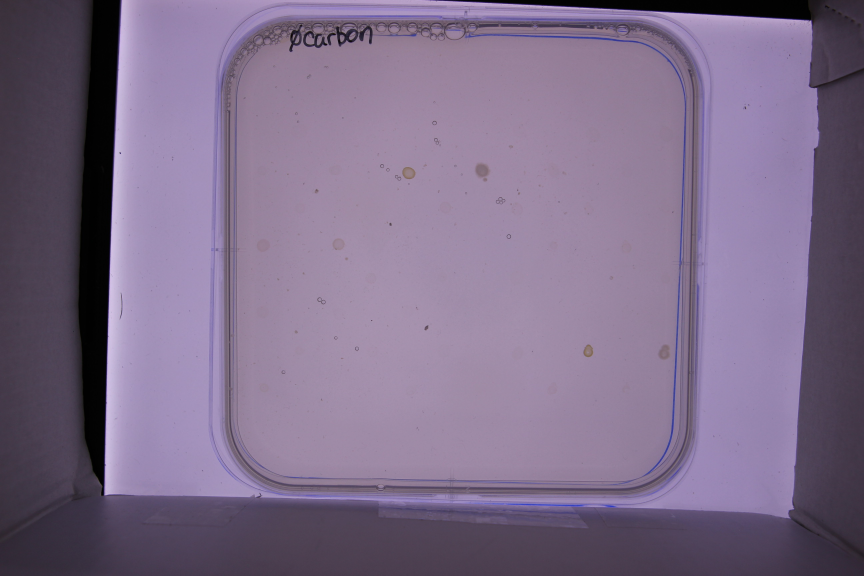
#> input picture data/blank-1.JPG, 2592 x 1728 px (shown at 1/3 size)
$ python -i image_processing.py   (imports and definitions only)
#> lines starting #> are read from the running program, lines starting #| are printed output that depends on the picture; after the words box and inside, x2 and y2 are one past the last pixel; in counts of white or black regions, pixels touching at a corner belong together
#> further down, picture is the input picture: shape (1728, 2592, 3); mean B, G, R 137.3, 109.4, 125.8
import os
import datetime
import math
import numpy as np
import pandas as pd
import matplotlib.pyplot as plt
import matplotlib.patches as mpatches

import cv2

from skimage.color import rgb2gray, label2rgb
from skimage.morphology import disk
from skimage.exposure import rescale_intensity
from skimage.morphology import remove_small_objects
from skimage.filters import threshold_multiotsu, gaussian, threshold_local, sobel
from skimage.segmentation import clear_border, watershed
from skimage.morphology import black_tophat, white_tophat
from skimage.measure import label, regionprops

from scipy import ndimage as ndi

MIN_AREA_LABEL = 200  # minimum area of a colony to be labelled

# [61 lines left out: functions remove_background, region_based_segmentation, threshold_based_segmentation, not called in this run]

def simple_preprocess(arr: np.ndarray, debug=False, *args, **kwargs):
    """Faster processing functions"""
#> called with debug = False
    images_to_show = dict()

    gray = cv2.cvtColor(arr, cv2.COLOR_BGR2GRAY)
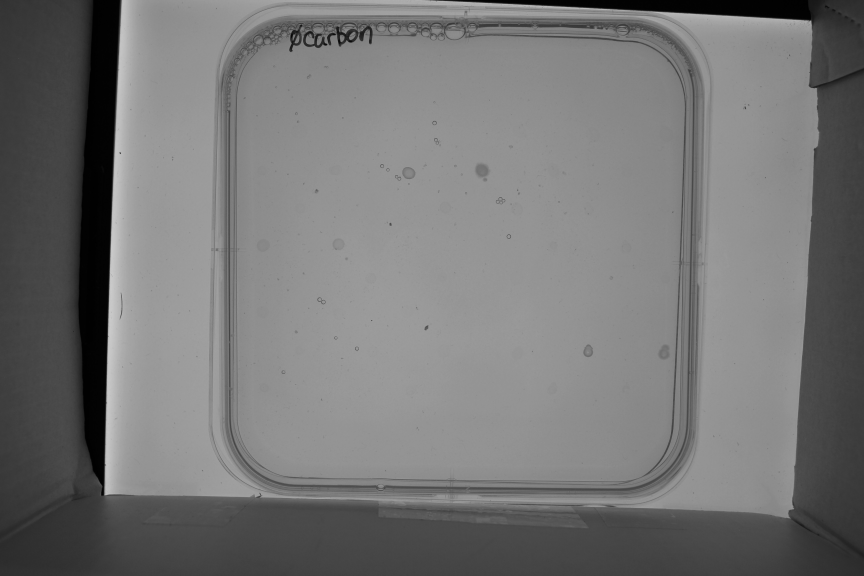
#> gray: shape (1728, 2592) (shown at 1/3 size); min 0, max 205, mean 117.5
    #eq = cv2.equalizeHist(gray)
    clahe = cv2.createCLAHE(clipLimit=2.0, tileGridSize=(8,8))
    cl1 = clahe.apply(gray)
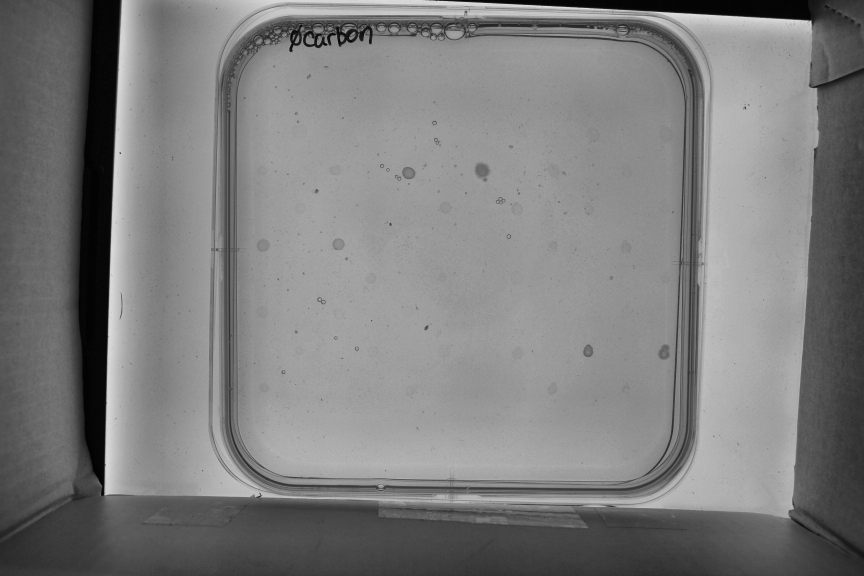
#> cl1: shape (1728, 2592) (shown at 1/3 size); min 0, max 229, mean 125.2

    thresh, ret = cv2.threshold(cl1, 0, cl1.max(), cv2.THRESH_BINARY_INV+cv2.THRESH_OTSU)
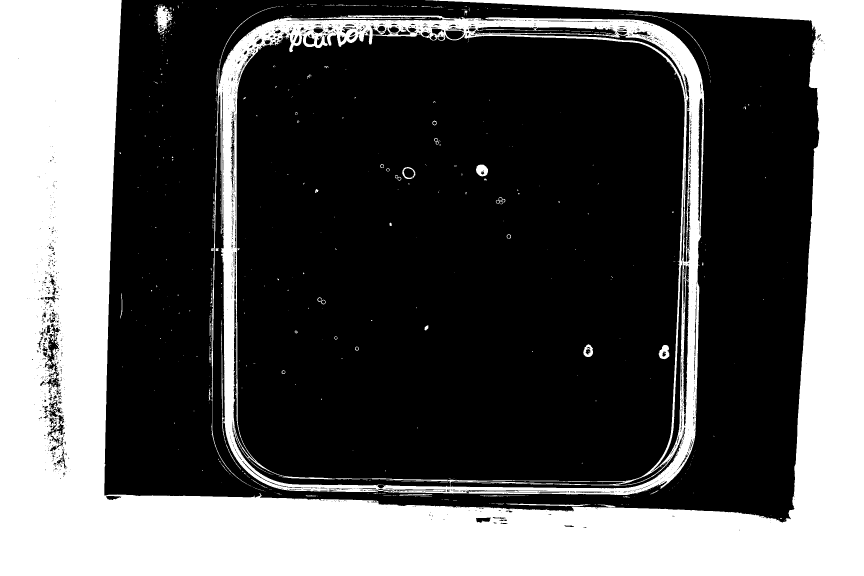
#> ret: shape (1728, 2592) (shown at 1/3 size); values 0 (black) and 229 (white), 34.7% white; 864 white regions (780 under 20 px), largest, box (x1, y1, x2, y2) and area: (0, 0, 2592, 1728) 1341386, (633, 20, 2113, 1485) 200422, (467, 16, 518, 102) 2170
#> thresh = 112
    cleared = clear_border(ret)
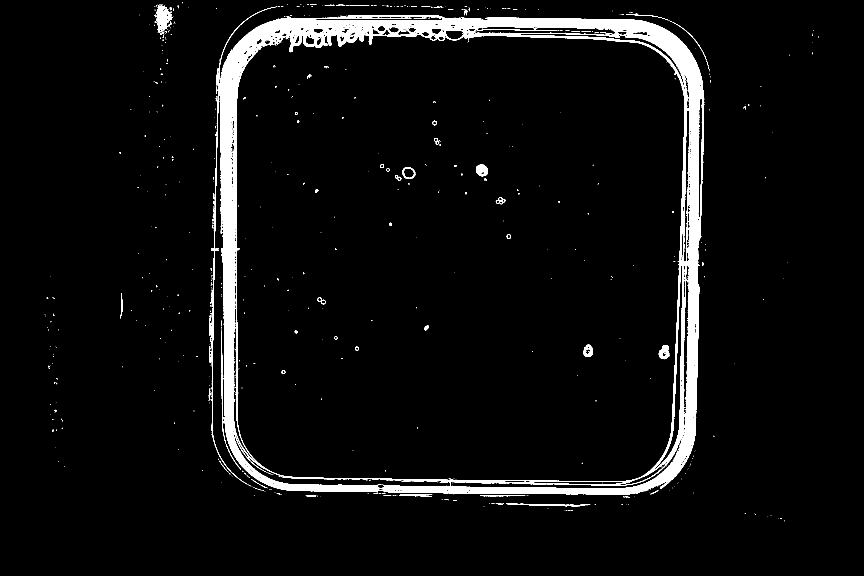
#> cleared: shape (1728, 2592) (shown at 1/3 size); values 0 (black) and 229 (white), 4.8% white; 863 white regions (780 under 20 px), largest, box (x1, y1, x2, y2) and area: (633, 20, 2113, 1485) 200422, (467, 16, 518, 102) 2170, (1428, 494, 1464, 529) 926
    final = remove_small_objects(cleared)

    if debug:
        os.makedirs("debug", exist_ok=True)
        today = datetime.datetime.now().strftime("%Y%m%d_%H%M%S")

        images_to_show["Original"] = arr
        #images_to_show["Equalized"] = eq
        images_to_show["CLAHE"] = cl1

        images_to_show["Binary Segmentation"] = ret
        images_to_show["Cleared Border"] = cleared
        images_to_show["Removed Small Objects"] = final

        fig, axs = plt.subplots(1, len(images_to_show), figsize=(16, 4))
        for i,img in enumerate(images_to_show.keys()):
            axs[i].imshow(images_to_show[img], cmap="gray")
            axs[i].set_title(img)

        plt.tight_layout()
        plt.savefig(f"debug/{today}_preprocess.png")
        plt.close(fig)


    return final


# [90 lines left out: functions preprocess_arr, label_colonies, get_selected_properties, not called in this run]

>>> import cv2
>>> picture = cv2.imread('../data/blank-1.JPG')
>>> result = simple_preprocess(picture)

$ run again, on data/fructose-1.JPG
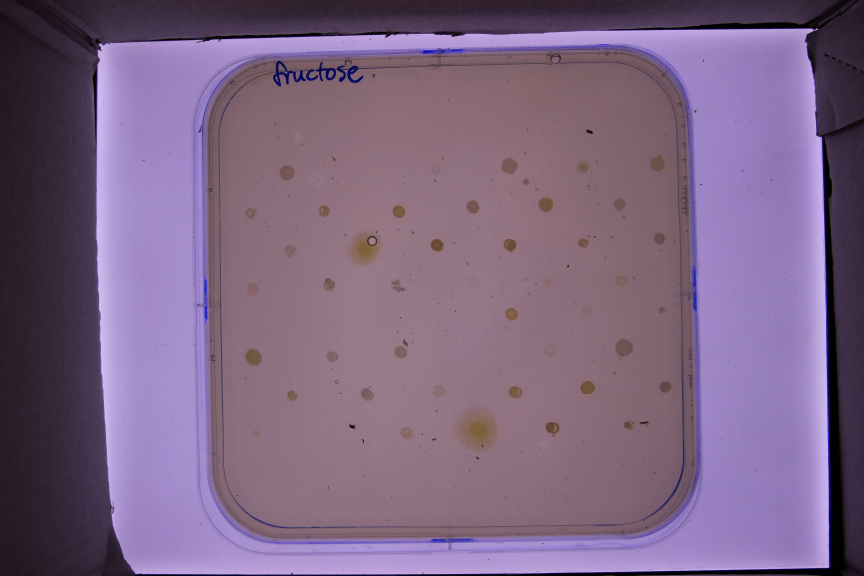
#> input picture data/fructose-1.JPG, 2592 x 1728 px (shown at 1/3 size)
#> picture is the input picture: shape (1728, 2592, 3); mean B, G, R 130.8, 101.1, 124.9
#> in simple_preprocess, `thresh, ret = cv2.threshold(cl1, 0, cl1.max(), cv2.THRESH_BINARY_INV+c..`:
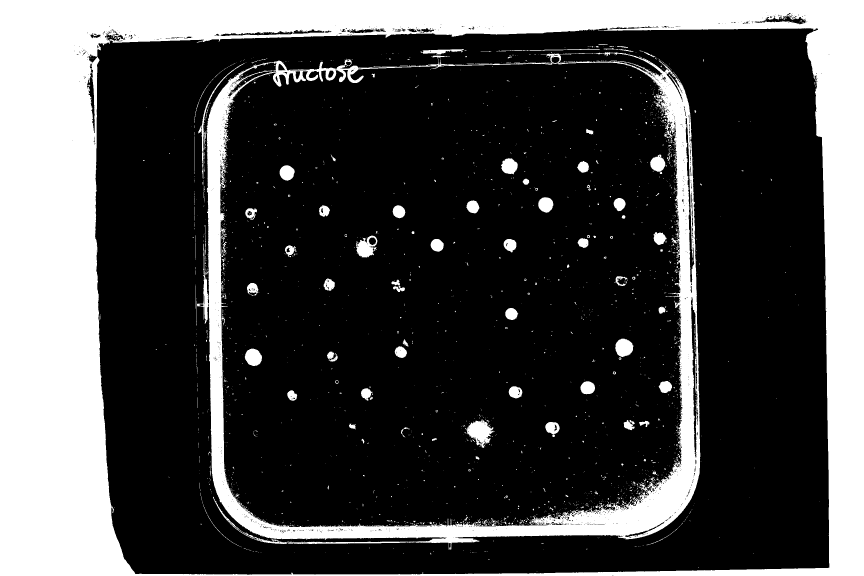
#> ret: shape (1728, 2592) (shown at 1/3 size); values 0 (black) and 237 (white), 27.7% white; 2501 white regions (2297 under 20 px), largest, box (x1, y1, x2, y2) and area: (0, 0, 2592, 1728) 973196, (591, 157, 2101, 1649) 209790, (1399, 1261, 1480, 1344) 3773
#> thresh = 101
#> in simple_preprocess, `cleared = clear_border(ret)`:
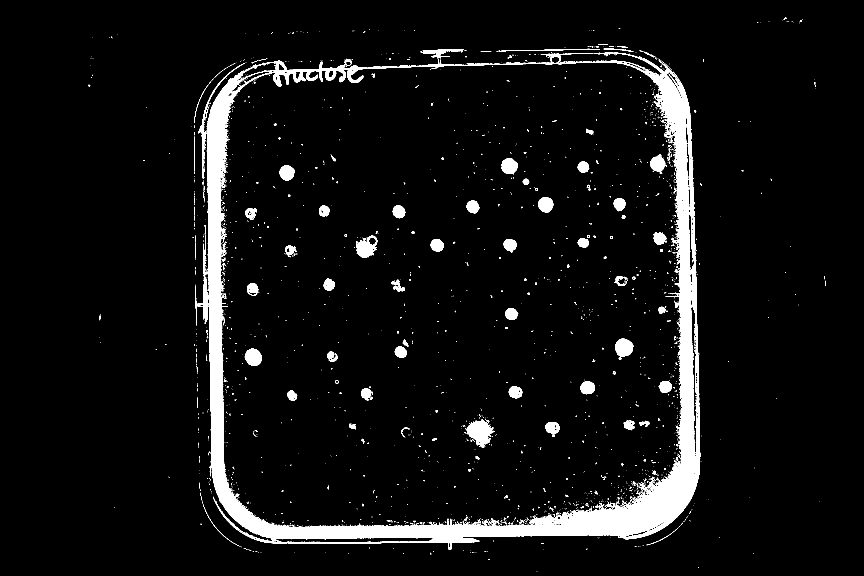
#> cleared: shape (1728, 2592) (shown at 1/3 size); values 0 (black) and 237 (white), 6% white; 2500 white regions (2297 under 20 px), largest, box (x1, y1, x2, y2) and area: (591, 157, 2101, 1649) 209790, (1399, 1261, 1480, 1344) 3773, (1068, 707, 1132, 773) 2426

$ run again, on data/fructose-2.JPG
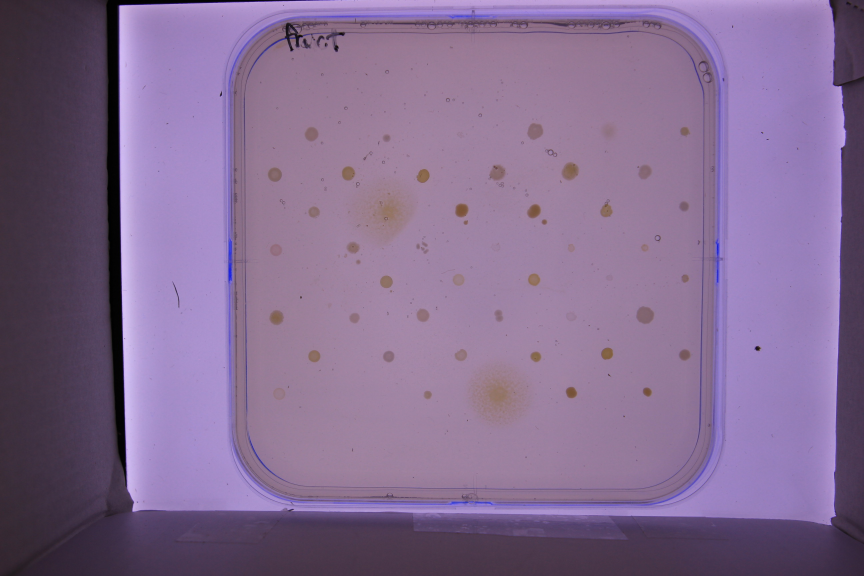
#> input picture data/fructose-2.JPG, 2592 x 1728 px (shown at 1/3 size)
#> picture is the input picture: shape (1728, 2592, 3); mean B, G, R 144.3, 107.9, 131.6
#> in simple_preprocess, `thresh, ret = cv2.threshold(cl1, 0, cl1.max(), cv2.THRESH_BINARY_INV+c..`:
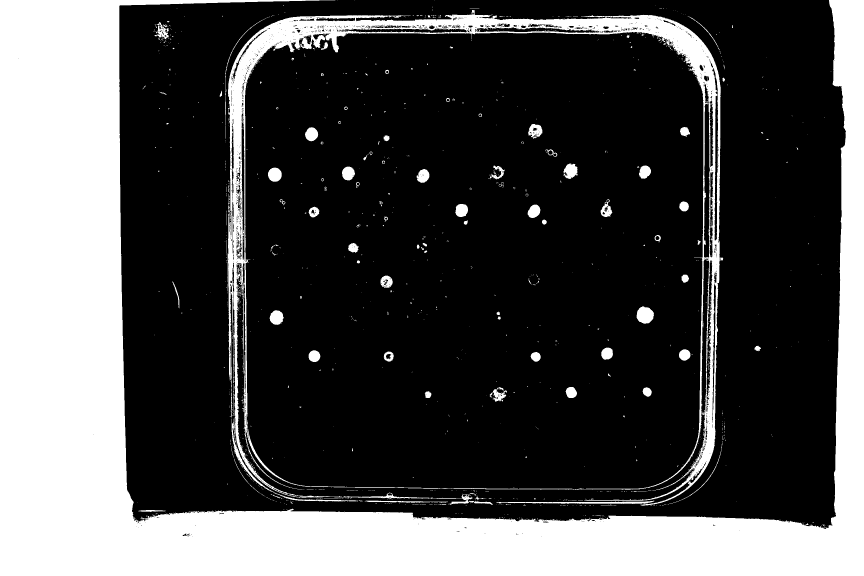
#> ret: shape (1728, 2592) (shown at 1/3 size); values 0 (black) and 232 (white), 30.2% white; 1407 white regions (1271 under 20 px), largest, box (x1, y1, x2, y2) and area: (0, 0, 2592, 1728) 1157511, (684, 30, 2170, 1517) 150563, (695, 1252, 1074, 1505) 2525
#> thresh = 106
#> in simple_preprocess, `cleared = clear_border(ret)`:
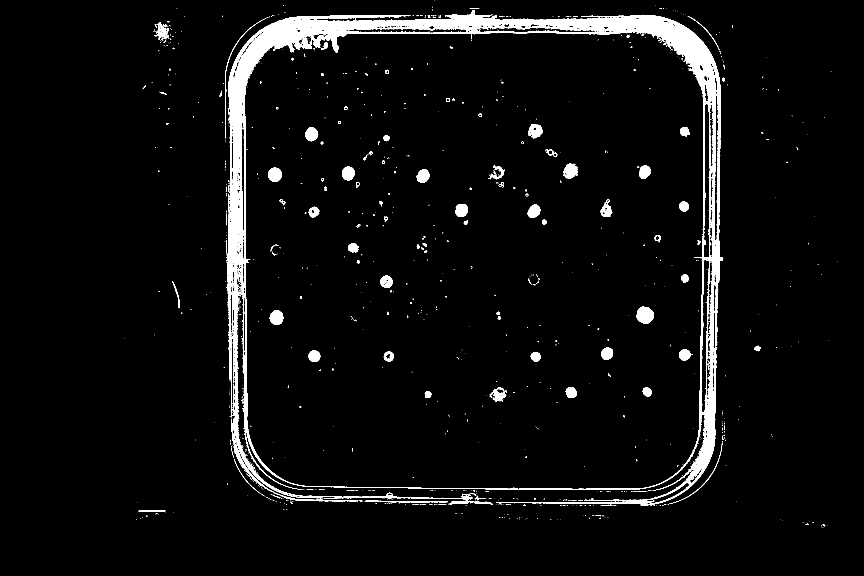
#> cleared: shape (1728, 2592) (shown at 1/3 size); values 0 (black) and 232 (white), 4.4% white; 1404 white regions (1269 under 20 px), largest, box (x1, y1, x2, y2) and area: (684, 30, 2170, 1517) 150563, (695, 1252, 1074, 1505) 2525, (1910, 919, 1962, 971) 2050
